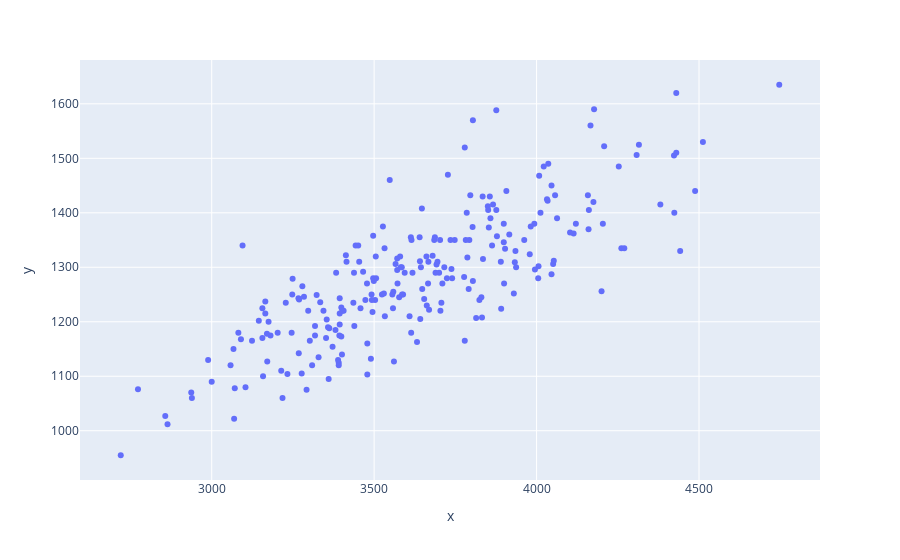

Notebook cell for this chart:
### Code cell
px.scatter(x=df_data['Head Size(cm^3)'], y=df_data['Brain Weight(grams)'] )

### Figure 1 — Plotly figure (JSON) as saved in the notebook; plotly's stock layout.template omitted (floating-point values rounded to 4 significant figures; data arrays with more than 128 entries replaced by an {"elided": "..."} marker saying what was removed)
{"data": [{"hovertemplate": "x=%{x}<br>y=%{y}<extra></extra>", "legendgroup": "", "marker": {"color": "#636efa", "symbol": "circle"}, "mode": "markers", "name": "", "orientation": "v", "showlegend": false, "type": "scatter", "x": {"elided": "237 int values"}, "xaxis": "x", "y": {"elided": "237 int values"}, "yaxis": "y"}], "layout": {"legend": {"tracegroupgap": 0}, "margin": {"t": 60}, "xaxis": {"anchor": "y", "domain": [0, 1], "title": {"text": "x"}}, "yaxis": {"anchor": "x", "domain": [0, 1], "title": {"text": "y"}}}}
